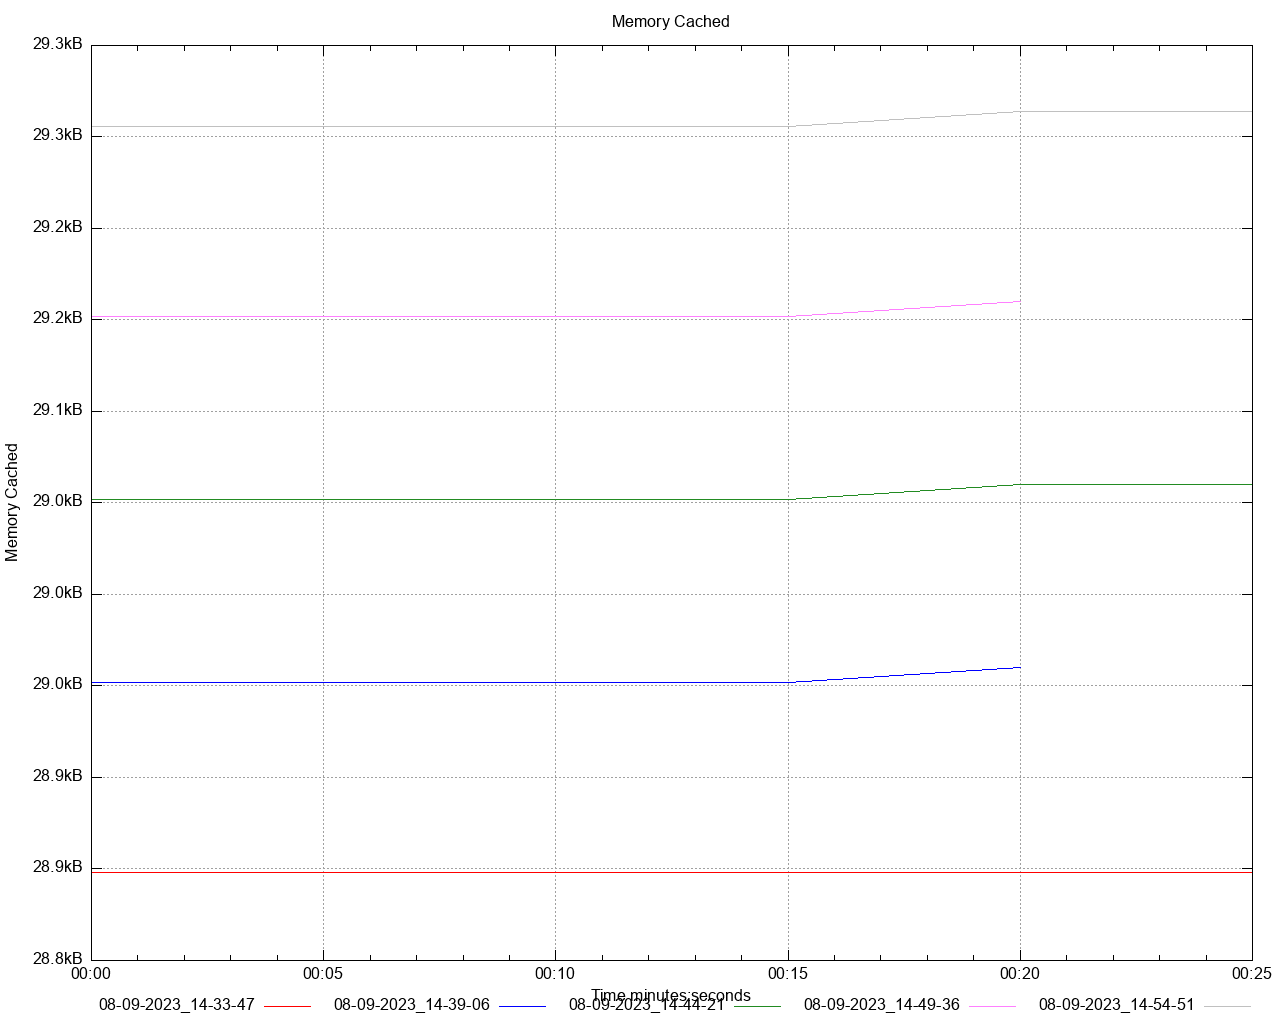

Generate this figure with gnuplot:
set title 'Memory Cached' noenhanced
set style data lines
set datafile separator ","
set terminal png size 1280,1024
set grid
set key below
set xdata time
set timefmt "%s"
offset = 0
t0(x)=(offset=($0==0) ? x : offset, x - offset)
set xlabel 'Time minutes:seconds'
set ylabel 'Memory Cached'
set format y '%.1s%cB'
set output '/Users/gbarnett/git/hazelcast-simulator/atomiclong-3node-member/atomicreference/dstat/memory_cached_A6.png'
plot \
   '/Users/gbarnett/git/hazelcast-simulator/atomiclong-3node-member/atomicreference/data/memory_cached_A6_1.data' using (t0(timecolumn(1))):2 title "08-09-2023_14-33-47" noenhanced lt rgb "red", \
   '/Users/gbarnett/git/hazelcast-simulator/atomiclong-3node-member/atomicreference/data/memory_cached_A6_2.data' using (t0(timecolumn(1))):2 title "08-09-2023_14-39-06" noenhanced lt rgb "blue", \
   '/Users/gbarnett/git/hazelcast-simulator/atomiclong-3node-member/atomicreference/data/memory_cached_A6_3.data' using (t0(timecolumn(1))):2 title "08-09-2023_14-44-21" noenhanced lt rgb "forest-green", \
   '/Users/gbarnett/git/hazelcast-simulator/atomiclong-3node-member/atomicreference/data/memory_cached_A6_4.data' using (t0(timecolumn(1))):2 title "08-09-2023_14-49-36" noenhanced lt rgb "orchid", \
   '/Users/gbarnett/git/hazelcast-simulator/atomiclong-3node-member/atomicreference/data/memory_cached_A6_5.data' using (t0(timecolumn(1))):2 title "08-09-2023_14-54-51" noenhanced lt rgb "grey", \
